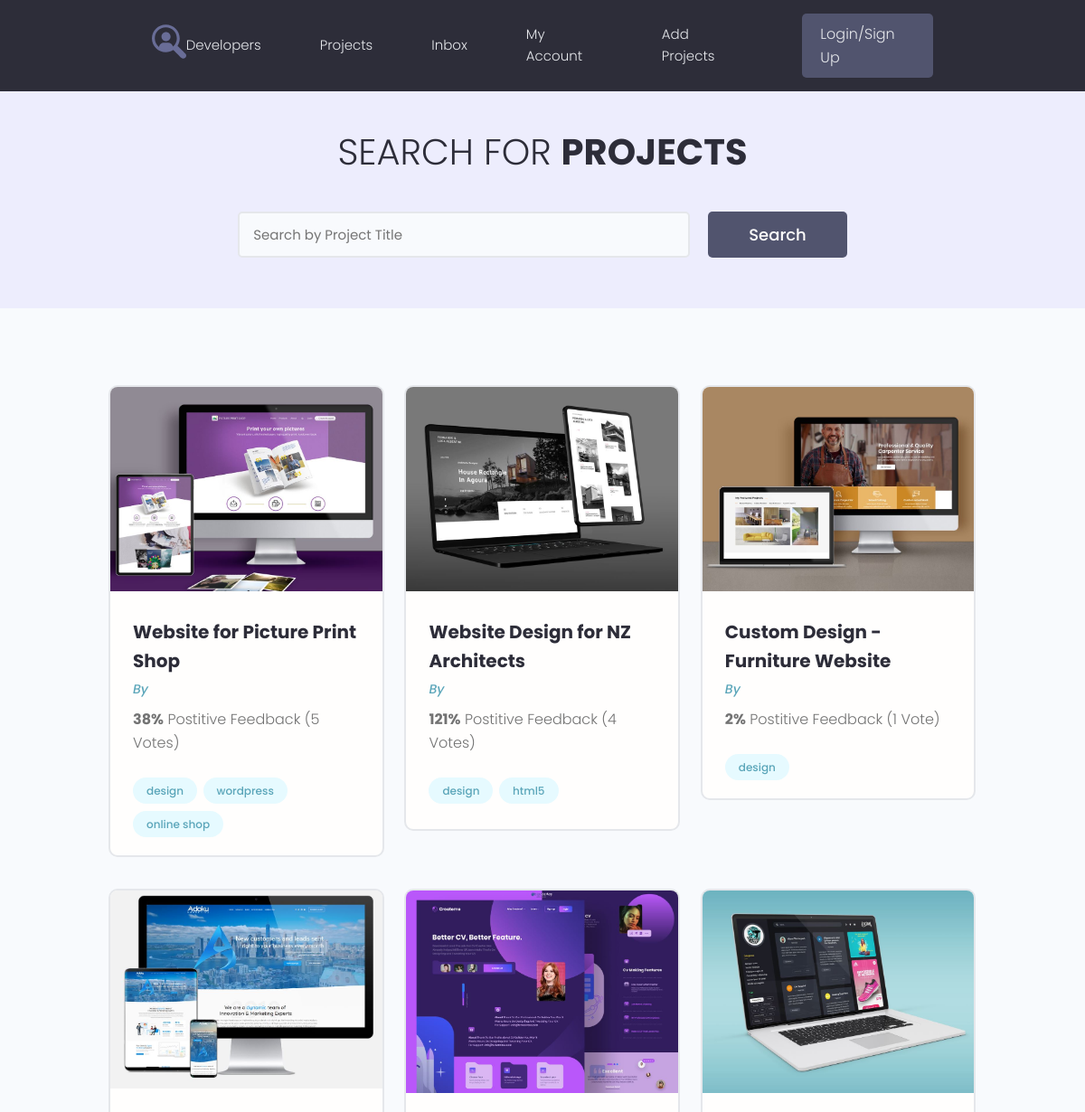
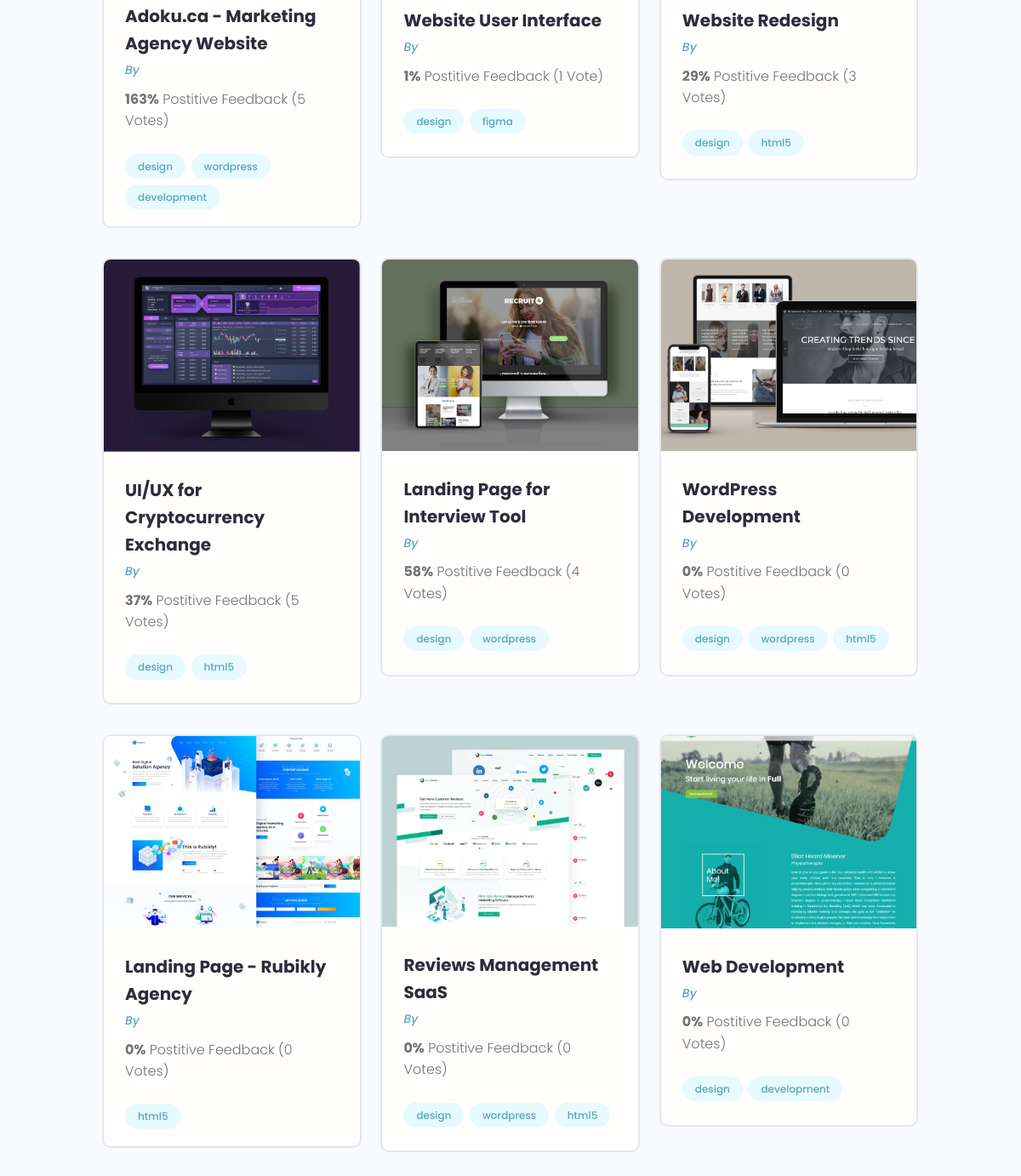
Before: /projects/ with the older database file (2 pictures, top to bottom).
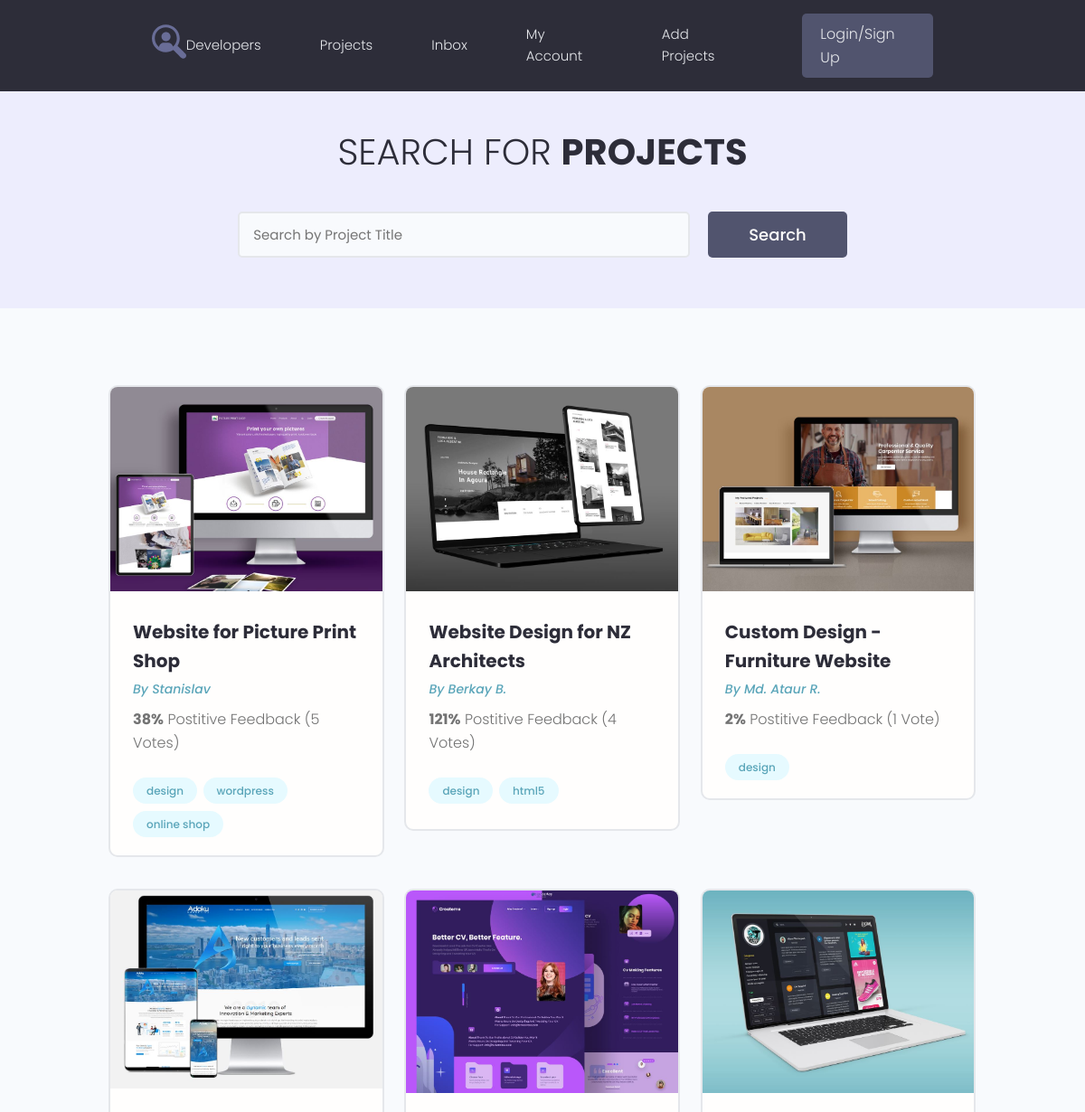
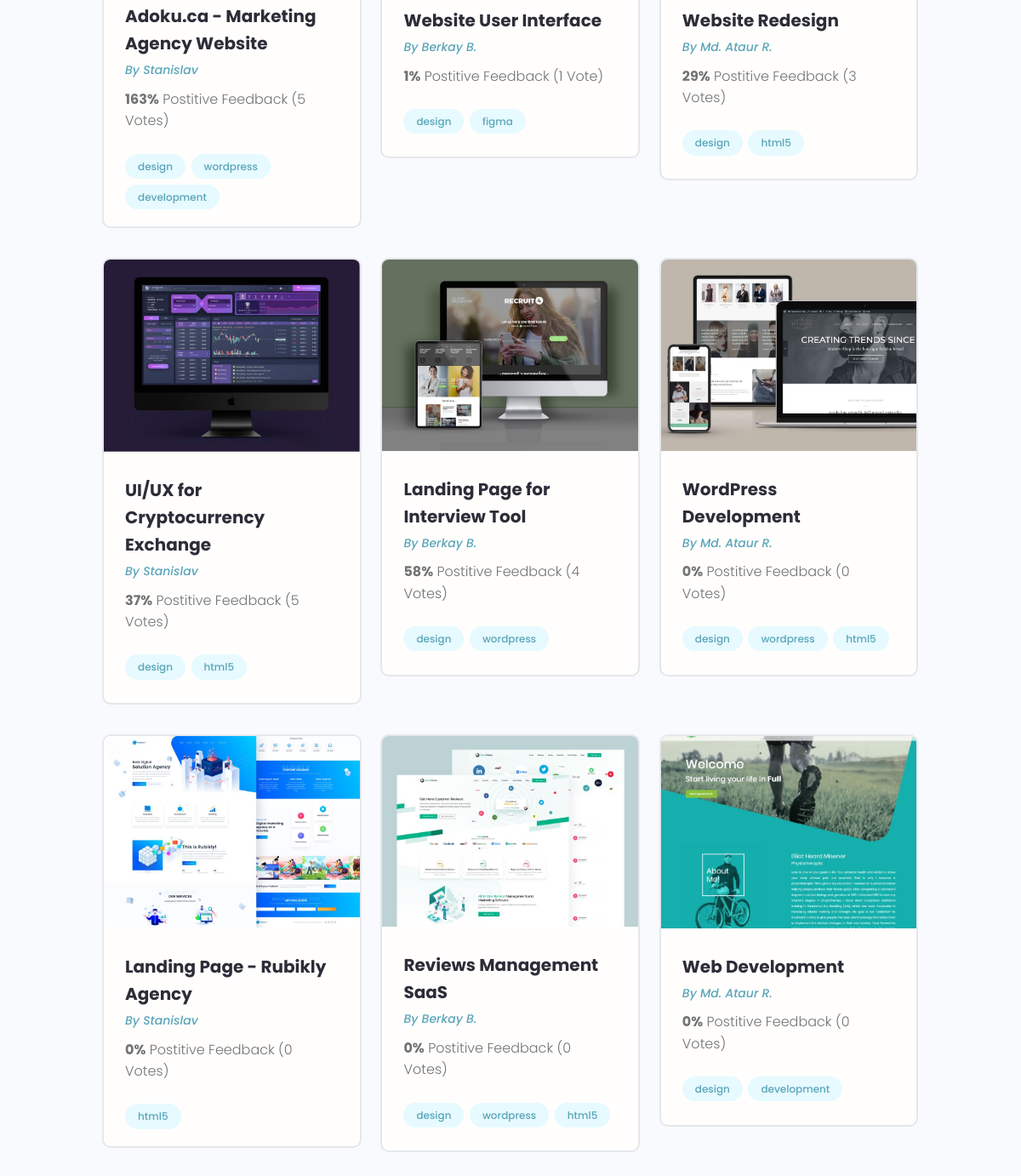
After: the same page with the newer database file (2 pictures, top to bottom).
### projects/models.py (models this page shows, shortened)
class Project(models.Model):
    owner = models.ForeignKey(Profile, on_delete=models.SET_NULL, null=True, blank=True)
    title = models.CharField(max_length=200) # Название самого какого то проекта
    description = models.TextField(null=True, blank=True) # Поле по больше(Пустое поле, по умолчанию null)
    featured_image = models.ImageField(null=True, blank=True, upload_to='projects/%Y/%m/%d/', default='default.jpg') # Поле для изображения, поле будет заполняться динамически. upload_to - указывает по какому пути будет загружаться изображение. default='default.jpg' не указываем путь к папке, значит она должна лежать в медиа.
    demo_link = models.CharField(max_length=2000, null=True, blank=True) # будет два перехода
    source_link = models.CharField(max_length=2000, null=True, blank=True)
    tags = models.ManyToManyField('Tag', blank=True)
    vote_total = models.IntegerField(default=0, null=True, blank=True) # для подсчёта кол-ва процентов
    vote_ratio = models.IntegerField(default=0, null=True, blank=True) # для подсчёта кол-ва
    created = models.DateTimeField(auto_now_add=True)  # Дата создания какого-то проекта.

class Tag(models.Model):
    name = models.CharField(max_length=200)
    created = models.DateTimeField(auto_now_add=True) # Дата создания тега
    def __str__(self):
        return self.name

### users/models.py (models this page shows, shortened)
class Profile(models.Model):
    user = models.OneToOneField(User, on_delete=models.CASCADE, null=True, blank=True)  # Один профиль пользователя может быть связан с одним зарегистрированным пользователем, у которого могут быть проекты и т.д. Что бы одна регистрационная учётка соответствовала одному профилю пользователя.
    name = models.CharField(max_length=200, blank=True, null=True)
    email = models.EmailField(max_length=500, blank=True, null=True)  # что бы у него проходила валидация от самого django
    username = models.CharField(max_length=200, blank=True, null=True)
    short_info = models.CharField(max_length=200, blank=True, null=True)  # краткое описание
    bio = models.TextField(blank=True, null=True)
    profile_image = models.ImageField(blank=True, null=True, upload_to='profiles/', default='profiles/user-default.png')
    social_github = models.CharField(max_length=200, blank=True, null=True)
    social_youtube = models.CharField(max_length=200, blank=True, null=True)
    social_website = models.CharField(max_length=200, blank=True, null=True)
    created = models.DateTimeField(auto_now_add=True)

### projects/views.py (the view)
# urls.py: path('projects/', include('projects.urls')),  # подключаем документ по пути, делаем главную страницу index.html
def projects(request):
    pr = Project.objects.all()
    context = {'projects': pr}
    return render(request, 'projects/projects.html', context)

### projects/templates/projects/projects.html (shortened to what this page needs)
{% extends 'projects/base.html' %}
{% block content %}
<main class="projects">
    <section class="hero-section text-center">
        <div class="container container--narrow">
            <div class="hero-section__box">
                <h2>Search for <span>Projects</span></h2>
            </div>
            <div class="hero-section__search">
                <form class="form" action="#" method="get">
                    <div class="form__field">
                        <input class="input input--text" id="formInput#search" type="text" name="text"
                               placeholder="Search by Project Title"/>
                    </div>
                    <input class="btn btn--sub btn--lg" type="submit" value="Search"/>
                </form>
            </div>
        </div>
    </section>
    <section class="projectsList">
        <div class="container">
            <div class="grid grid--three">
                {% for project in projects %}
                <div class="column">
                    <div class="card project">
                        <a href="{% url 'project' project.id %}" class="project">
                            <img class="project__thumbnail" src="{{ project.featured_image.url }}" alt="project thumbnail">
                            <div class="card__body">
                                <h3 class="project__title">{{ project.title }}</h3>
                                <p><a class="project__author" href="{% url 'user_profile' project.owner.id %}">By {{ project.owner.name }}</a></p>
                                <p class="project--rating">
                                    <span style="font-weight: bold;">{{ project.vote_total }}%</span> Postitive
                                    Feedback ({{ project.vote_ratio }} Vote{{ project.vote_ratio|pluralize:'s' }})
                                </p>
                                <div class="project__tags">
                                    {% for tag in project.tags.all %}
                                    <span class="tag tag--pill tag--main">
                                        <small>{{ tag }}</small>
                                    </span>
                                    {%endfor%}
                                </div>
                            </div>
                        </a>
                    </div>
                </div>
                {% endfor %}
            </div>
        </div>
    </section>
</main>
{% endblock %}

### projects/templates/projects/base.html (shortened to what this page needs)
{% load static %}
<!Doctype html>
<html lang="en">
<head>
    <link rel="stylesheet" href="https://maxcdn.bootstrapcdn.com/font-awesome/4.5.0/css/font-awesome.min.css">
    <link rel="stylesheet" href="{% static 'uikit/styles/uikit.css' %}"/>
    <link rel="stylesheet" href="{% static 'styles/app.css' %}"/>
</head>
<body>
{% include 'projects/navbar.html' %}
{% block content %}{% endblock %}
</body>
</html>

### projects/templates/projects/navbar.html (shortened to what this page needs)
{% load static %}
<header class="header">
    <div class="container container--narrow">
        <a href="{% url 'profiles' %}" class="header__logo">
            <img src="{% static 'images/logo.svg' %}" alt="DevSearch Logo"/>
        </a>
        <nav class="header__nav">
            <ul class="header__menu">
                <li class="header__menuItem"><a href="{% url 'profiles' %}">Developers</a></li>
                <li class="header__menuItem"><a href="{% url 'projects' %}">Projects</a></li>
                <li class="header__menuItem"><a href="inbox.html">Inbox</a></li>
                <li class="header__menuItem"><a href="account.html">My Account</a></li>
                <li class="header__menuItem"><a href="{% url 'create_project' %}">Add Projects</a></li>
                <li class="header__menuItem"><a href="login.html" class="btn btn--sub">Login/Sign Up</a></li>
            </ul>
        </nav>
    </div>
</header>

### projects/static/styles/app.css (style rules this page uses)
:root { --color-sub: #2d2d39; }
.btn--sub { background-color: var(--color-sub-light); }
.card { border: 2px solid var(--color-light); }
img { width: 100%; }
.header { position: sticky; z-index: 111; background-color: var(--color-sub); padding: 1.5rem 0; }
.header > .container { display: flex; justify-content: space-between; align-items: center; }
.header__logo > img { height: 3.8rem; }
.header__nav > ul { display: inline-flex; align-items: center; list-style: none; gap: 6.5rem; }
.header__menuItem > a { color: var(--color-light); font-weight: 300; }
.hero-section { height: 40vh; display: flex; align-items: center; background-color: var(--color-sub); }
.hero-section__box { margin-bottom: 4rem; }
.hero-section__box > h2, .hero-section__box > h2 > span { font-size: 4rem; color: var(--color-light); line-height: 1.3; text-transform: uppercase; }
.hero-section__box > h2 { font-weight: 300; }
.hero-section__box > h2 > span { font-weight: 700; }
.hero-section__search > .form { display: flex; align-items: center; justify-content: center; gap: 2rem; }
.hero-section__search > .form input.input--text { width: 50rem; }
.project__author { font-size: 1.4rem; font-style: italic; }
.project--rating { margin-bottom: 1.6em; margin-top: .5em; }
.projects > .hero-section { background: var(--color-sub-lighter); height: 30vh; }
.projects .hero-section__box { margin-bottom: 2.5rem; }
.projects .hero-section__box > h2 { color: var(--color-sub); }
.projects .hero-section__box > h2 > span { font-weight: 700; color: var(--color-sub); }
.projectsList { margin-top: 8rem; }
.project__thumbnail { object-fit: cover; object-position: top center; width: 100%; }
.project__title { font-size: 2rem; font-weight: 700; color: var(--color-sub); }

### projects/static/uikit/styles/modules/_variables.css (style rules this page uses)
:root { --color-main: #5aa5b9; --color-main-light: #e6faff; --color-sub: #3f4156; --color-sub-light: #51546e; --color-sub-lighter: #ededfd; --color-text: #737373; --color-gray: #8b8b8b; --color-light: #e5e7eb; --color-light-gray: #767676; --color-bg: #f8fafd; --color-white: #fffefd; --color-white-light: #f3f3f3; --color-success: #359e64; --color-success-bg: #def8e8; --color-error: #fc4b0b; --color-error-bg: #fff2ee; --font-base: 'Poppins', arial, helvetica, 'Segoe UI', roboto, ubuntu, sans-serif; --font-monospace: 'Fira Code', 'Courier New', courier, monospace; --font-regular: 300; --font-medium: 500; --font-bold: 700; --generic-shadow: 1px 1px 5px #00000010; --generic-transition: all 0.3s ease-in-out; }

### projects/static/uikit/styles/modules/_base.css (style rules this page uses)
* { margin: 0; padding: 0; box-sizing: border-box; text-rendering: optimizeLegibility; color: inherit; font-size: inherit; }
html { font-size: 50%; }
@media only screen and (min-width: 480px) { html { font-size: 56.25%; } }
@media only screen and (min-width: 1200px) { html { font-size: 62.5%; } }
body { line-height: 1.6; font-weight: 400; font-size: 1.5rem; color: var(--color-text); background-color: var(--color-bg); min-height: 100vh; }

### projects/static/uikit/styles/modules/_typography.css (style rules this page uses)
* { font-family: var(--font-base); }
h2 { font-size: 3.6rem; font-weight: var(--font-bold); }
h3 { font-size: 3.2rem; font-weight: var(--font-medium); }
p, span, strong { font-size: 1.6rem; color: var(--color-text); font-weight: var(--font-regular); }
a { padding-bottom: 2px; text-decoration: none; display: inline-block; color: var(--color-main); font-weight: var(--font-medium); }

### projects/static/uikit/styles/modules/_utilities.css (style rules this page uses)
.container { width: 92%; max-width: 165rem; margin: 0 auto; box-sizing: border-box; }
.container--narrow { width: 92%; max-width: 120rem; }
@media screen and (min-width: 1000px) { .container { width: 90%; } }
@media screen and (min-width: 1000px) { .container--narrow { width: 85%; } }
@media screen and (min-width: 1200px) { .container { width: 80%; } }
@media screen and (min-width: 1200px) { .container--narrow { width: 72%; } }
.text-center { text-align: center; }

### projects/static/uikit/styles/modules/_button.css (style rules this page uses)
.btn { display: inline-block; position: relative; cursor: pointer; background-color: var(--color-light); font-weight: var(--font-medium); color: var(--color-sub); text-decoration: none; padding: 1rem 2rem; border-radius: 0.5rem; border: none; width: -webkit-fit-content; width: -moz-fit-content; width: fit-content; height: -webkit-fit-content; height: -moz-fit-content; height: fit-content; font-size: 1.6rem; outline-width: 0; outline-color: transparent; -webkit-backface-visibility: hidden; backface-visibility: hidden; transition: all 0.3s ease-in-out; }
.btn--sub { background-color: var(--color-sub); color: var(--color-white); }
.btn--lg { font-size: 1.8rem; padding: 1.2rem 4.5rem; }

Changed rows visible on the page:
changed Project "Website for Picture Print Shop": owner.name (not shown) → "Stanislav"
changed Project "Website Design for NZ Architects": owner.name (not shown) → "Berkay B."
changed Project "Custom Design - Furniture Website": owner.name (not shown) → "Md. Ataur R."
changed Project "Adoku.ca - Marketing Agency Website": owner.name (not shown) → "Stanislav"
changed Project "Website User Interface": owner.name (not shown) → "Berkay B."
changed Project "Website Redesign": owner.name (not shown) → "Md. Ataur R."
changed Project "UI/UX for Cryptocurrency Exchange": owner.name (not shown) → "Stanislav"
changed Project "Landing Page for Interview Tool": owner.name (not shown) → "Berkay B."
changed Project "WordPress Development": owner.name (not shown) → "Md. Ataur R."
changed Project "Landing Page - Rubikly Agency": owner.name (not shown) → "Stanislav"
changed Project "Reviews Management SaaS": owner.name (not shown) → "Berkay B."
changed Project "Web Development": owner.name (not shown) → "Md. Ataur R."
